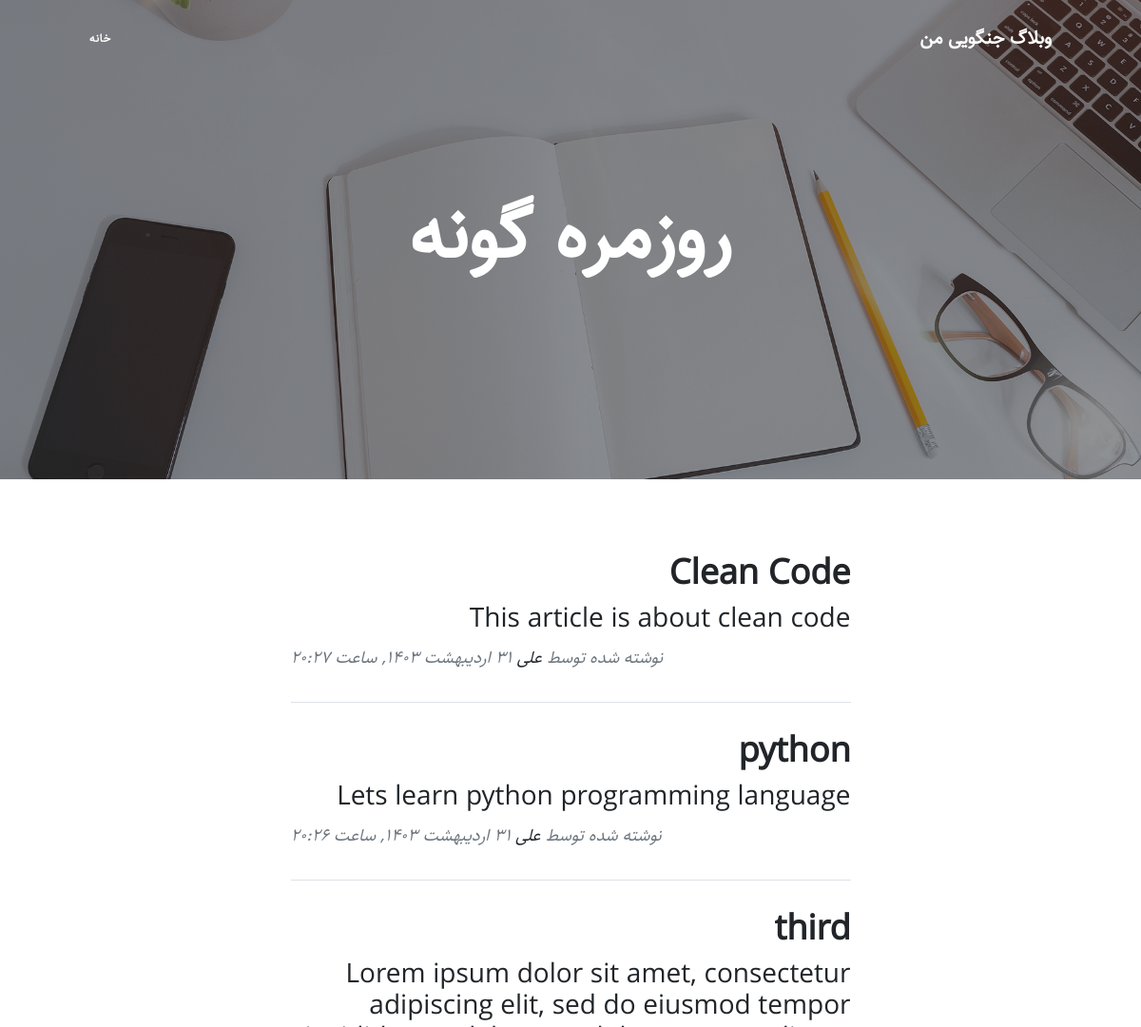
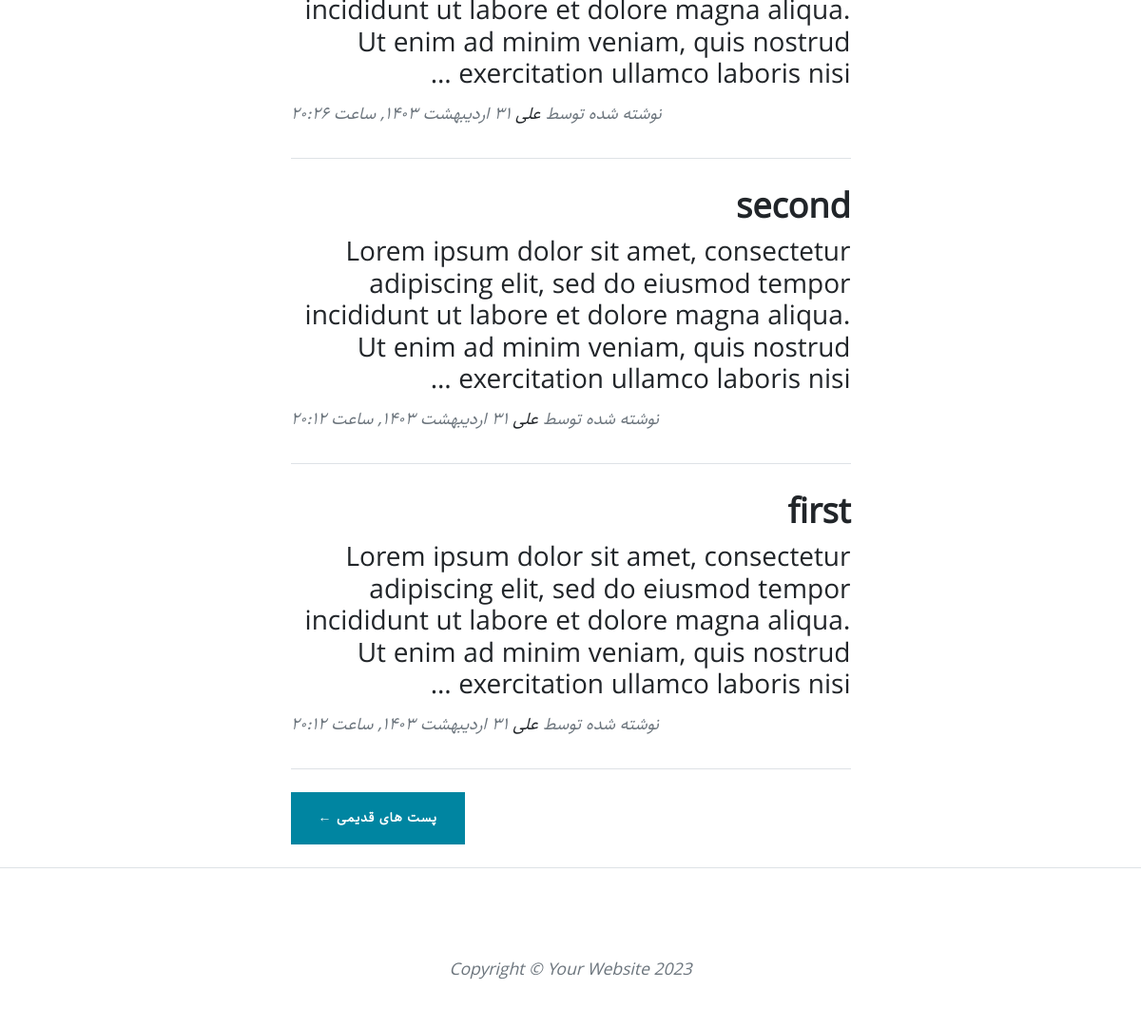
The app's page /, older data (2 pictures, top to bottom).
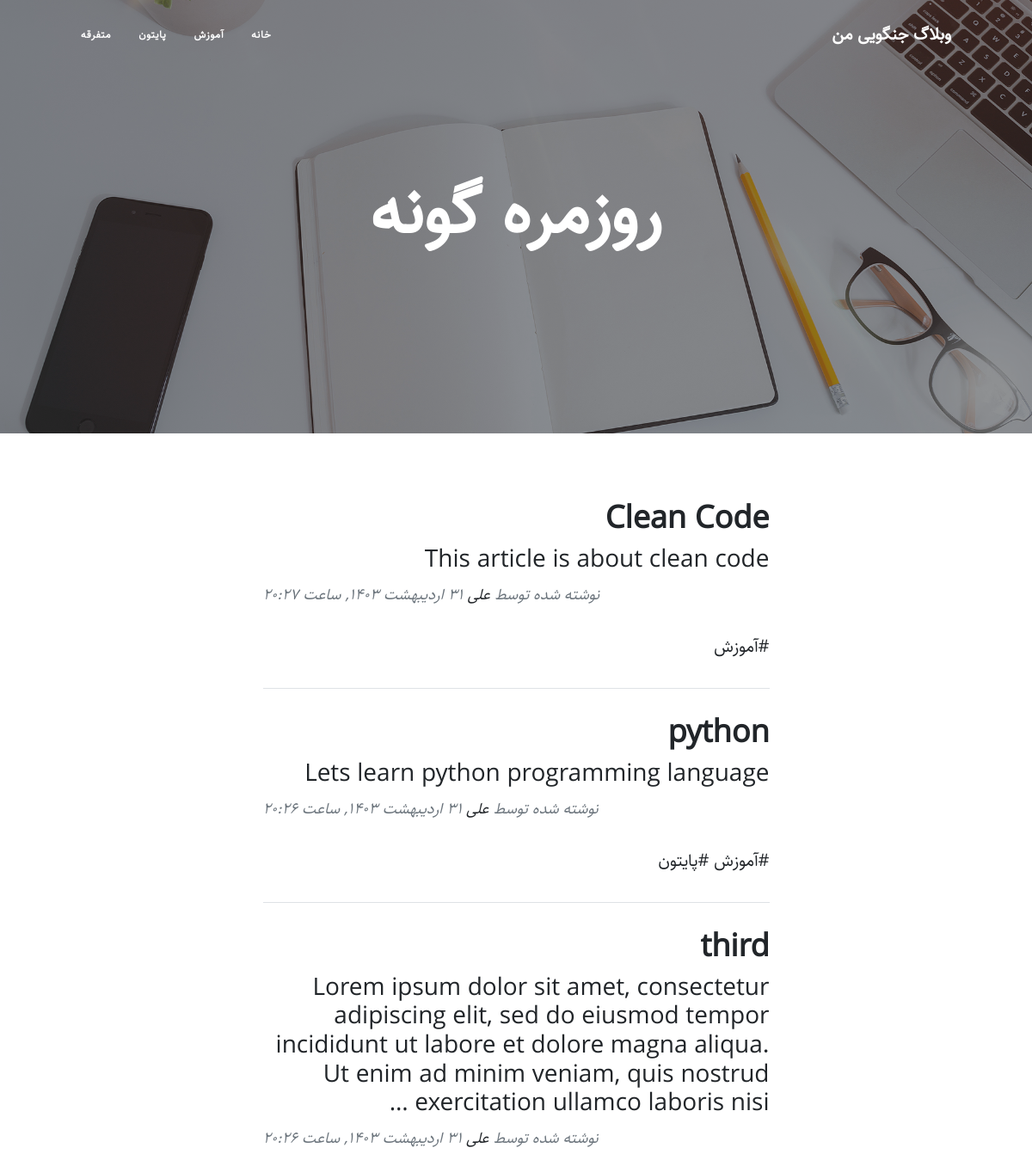
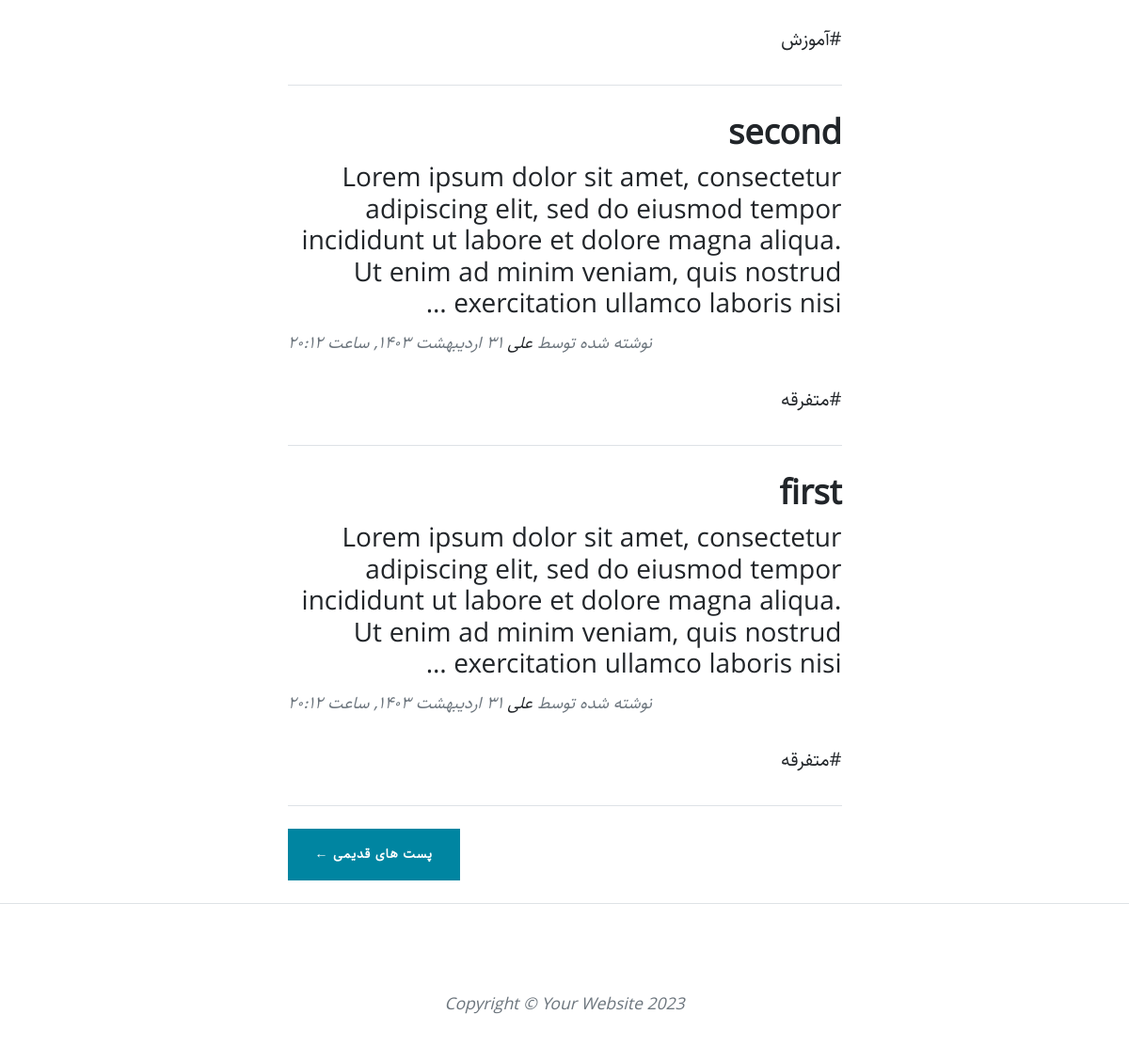
The same page, newer data (2 pictures, top to bottom).
### blog/models.py (models this page shows, shortened)
class Article(models.Model):
    STATUS_CHOICES = (
        ('d', 'Draf'),
        ('p', 'Published'),
    )
    title = models.CharField(max_length=200, verbose_name='عنوان مقاله')
    slug = models.SlugField(max_length=100, unique=True, verbose_name='آدرس مقاله')
    category = models.ManyToManyField(Category, verbose_name='دسته‌بندی', related_name="articles")
    description = models.TextField(verbose_name='توضیحات')
    thumbnail = models.ImageField(upload_to="images", verbose_name='تصویر')
    status = models.CharField(max_length=1, choices=STATUS_CHOICES, verbose_name='وضعیت')
    publish = models.DateTimeField(default=timezone.now, verbose_name='زمان انتشار')
    created_at = models.DateTimeField(auto_now_add=True)
    updated_at = models.DateTimeField(auto_now=True)
    class Meta:
        verbose_name = "مقاله"
        verbose_name_plural = "مقالات"
        ordering = ['-publish']
    def jpublish(self):
        return jalali_convertor(self.publish)
    def category_published(self):
        return self.category.filter(status=True)
    objects = ArticleManager()
    jpublish.short_description = 'زمان انتشار'

class Category(models.Model):
    title = models.CharField(max_length=200, verbose_name='عنوان دسته‌بندی')
    slug = models.SlugField(max_length=100, unique=True, verbose_name='آدرس دسته‌بندی')
    status = models.BooleanField(default=True, verbose_name="آیا نمایش داده شود؟")
    position = models.IntegerField(verbose_name="پوزیشن")
    class Meta:
        verbose_name = "دسته‌بندی"
        verbose_name_plural = "دسته‌بندی‌ها"
        ordering = ['position']

### blog/views.py (the view)
# urls.py: path('', home, name='home'),
def home(request):
    context = {
        "articles": Article.objects.published(),
        "categories": Category.objects.filter(status=True)
    }
    return render(request, 'blog/home.html', context)

### blog/models.py (called while the page is built)
    def published(self):
        return self.filter(status='p')

### blog/templatetags/base_tags.py (called while the page is built)
@register.simple_tag
def title():
    return "وبلاگ جنگویی من"

@register.inclusion_tag('blog/partials/category_navbar.html')
def navbar():
    return {"categories": Category.objects.filter(status=True)}

### extentions/jalali.py (called while the page is built)
    def persian_tuple(self):
        return self.persian_year, self.persian_month, self.persian_day

### extentions/utils.py (called while the page is built)
def persian_numbers_converter(mystr):
    numbers = {
        "0":"۰",
        "1":"۱",
        "2":"۲",
        "3":"۳",
        "4":"۴",
        "5":"۵",
        "6":"۶",
        "7":"۷",
        "8":"۸",
        "9":"۹",
    }
    for english, persian in numbers.items():
        mystr = mystr.replace(english, persian)
    return mystr

def jalali_convertor(time):
    time = timezone.localtime(time)
    jmonth = [
        'فروردین',
        'اردیبهشت',
        'خرداد',
        'تیر',
        'مرداد',
        'شهریور',
        'مهر',
        'آبان',
        'آذر',
        'دی',
        'بهمن',
        'اسفند',
    ]
    time_to_str = "{},{},{}".format(time.year, time.month, time.day)
    time_to_tuple = jalali.Gregorian(time_to_str).persian_tuple()
    time_to_list = list(time_to_tuple)
    for index, month in enumerate(jmonth):
        if time_to_list[1] == index + 1:
            time_to_list[1] = month
            break
    output = "{} {} {}, ساعت {}:{}".format(
        time_to_list[2],
        time_to_list[1],
        time_to_list[0],
        time.hour,
        time.minute
    )
    return persian_numbers_converter(output)

### blog/templates/blog/home.html
{% extends 'blog/base.html' %}
{% load static %}
{% block main %}
<header class="masthead" style="background-image: url('{% static "blog/assets/img/home-bg.jpg" %}')">
    <div class="container position-relative px-4 px-lg-5">
        <div class="row gx-4 gx-lg-5 justify-content-center">
            <div class="col-md-10 col-lg-8 col-xl-7">
                <div class="site-heading">
                    <h1>روزمره گونه</h1>
                </div>
            </div>
        </div>
    </div>
</header>
<div class="container px-4 px-lg-5">
    <div class="row gx-4 gx-lg-5 justify-content-center">
        <div class="col-md-10 col-lg-8 col-xl-7">
            {% for article in articles %}
            <div class="post-preview">
                <a href="{% url 'blog:blog_detail' article.slug %}">
                    <h2 class="post-title">{{article.title}}</h2>
                    <h3 class="post-subtitle">{{article.description | truncatewords:30}} </h3>
                </a>
                <p class="post-meta">
                    نوشته شده توسط
                    <a href="#!">علی</a>
                    {{article.jpublish}}
                    <div>
                        {% for category in article.category_published.all %}
                            <a href="{% url 'blog:category' category.slug %}">#{{category.title}}</a>
                        {% endfor %}
                    </div>
                </p>
            </div>
            <hr class="my-4" />
            {% endfor %}
            <div class="d-flex justify-content-end mb-4"><a class="btn btn-primary text-uppercase" href="#!">پست های قدیمی &larr;</a></div>
        </div>
    </div>
</div>
{% endblock %}

### blog/templates/blog/base.html (shortened to what this page needs)
{% load static %}
{% load base_tags %}
<!DOCTYPE html>
<html lang="en">
    <head>
        <link href="{% static 'blog/css/styles.css' %}" rel="stylesheet" />
        <link href="{% static 'blog/css/rtl.css' %}" rel="stylesheet" />
    </head>
    <body>
        <nav class="navbar navbar-expand-lg navbar-light" id="mainNav">
            <div class="container px-4 px-lg-5">
                <a class="navbar-brand" href="index.html">{% title %}</a>
                {% navbar %}
            </div>
        </nav>
        {% block main %} {% endblock %}
        <footer class="border-top">
            <div class="container px-4 px-lg-5">
                <div class="row gx-4 gx-lg-5 justify-content-center">
                    <div class="col-md-10 col-lg-8 col-xl-7">
                        <ul class="list-inline text-center">
                        </ul>
                        <div class="small text-center text-muted fst-italic">Copyright &copy; Your Website 2023</div>
                    </div>
                </div>
            </div>
        </footer>
    </body>
</html>

### blog/templates/blog/partials/category_navbar.html
<div class="collapse navbar-collapse" id="navbarResponsive">
    <ul class="navbar-nav ms-auto py-4 py-lg-0">
        <li class="nav-item"><a class="nav-link px-lg-3 py-3 py-lg-4" href="{% url 'blog:home' %}">خانه</a></li>
        {% for category in categories %}
        <li class="nav-item"><a class="nav-link px-lg-3 py-3 py-lg-4" href="{% url 'blog:category' category.slug %}">{{category.title}}</a></li>
        {% endfor %}
    </ul>
</div>

### blog/static/blog/css/rtl.css (style rules this page uses)
* { font-family: "Sahel" !important; }
body { direction: rtl; text-align: right; font-family: "Sahel"; }
.ms-auto { margin-left: initial !important; margin-right: auto; }
.post-meta { text-align: left; }

Row changes from the older to the newer data that the page shows:
added Category: title "آموزش"
added Category: title "پایتون"
added Category: title "متفرقه"
